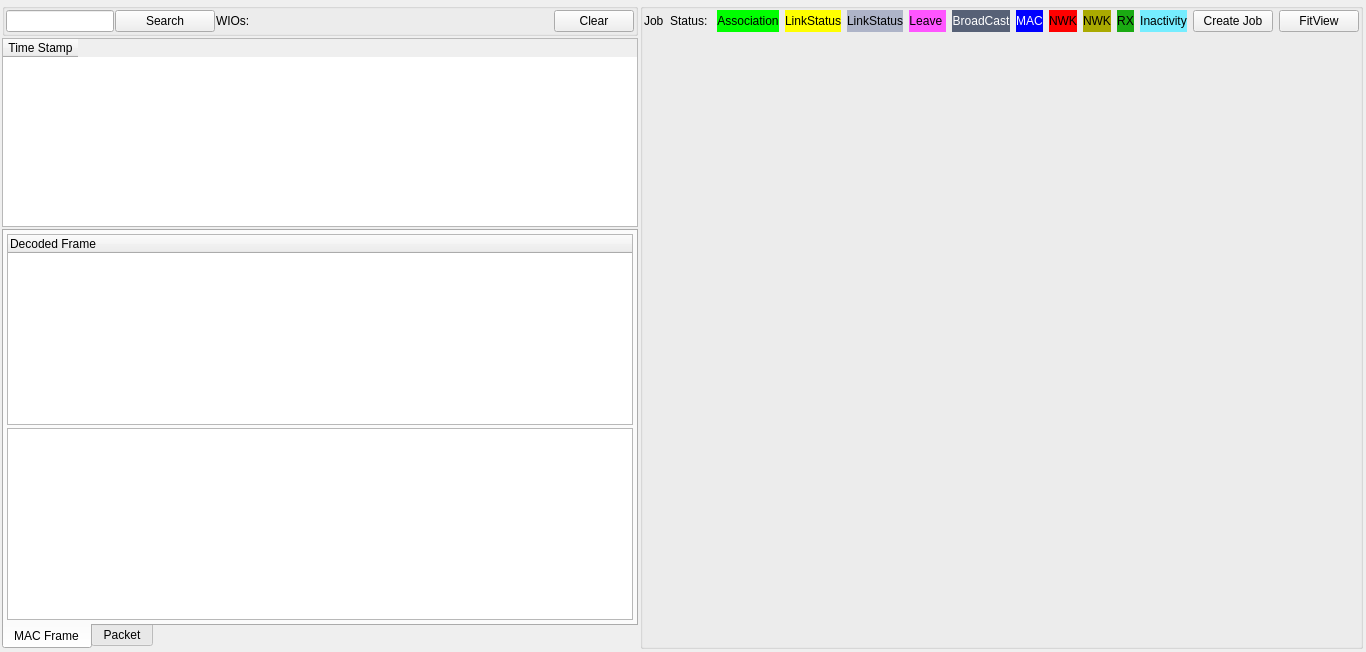
<?xml version="1.0" encoding="UTF-8"?>
<ui version="4.0">
 <class>FLWidgetZigbeeNetworkView</class>
 <widget class="QWidget" name="FLWidgetZigbeeNetworkView">
  <property name="geometry">
   <rect>
    <x>0</x>
    <y>0</y>
    <width>1366</width>
    <height>652</height>
   </rect>
  </property>
  <property name="windowTitle">
   <string>FLWidgetZigbeeNetworkView</string>
  </property>
  <layout class="QGridLayout" name="gridLayout_5">
   <property name="leftMargin">
    <number>2</number>
   </property>
   <property name="topMargin">
    <number>3</number>
   </property>
   <property name="rightMargin">
    <number>3</number>
   </property>
   <property name="bottomMargin">
    <number>3</number>
   </property>
   <property name="spacing">
    <number>2</number>
   </property>
   <item row="0" column="0">
    <widget class="QGroupBox" name="groupBox_2">
     <property name="title">
      <string/>
     </property>
     <layout class="QGridLayout" name="gridLayout_2">
      <property name="leftMargin">
       <number>1</number>
      </property>
      <property name="topMargin">
       <number>1</number>
      </property>
      <property name="rightMargin">
       <number>1</number>
      </property>
      <property name="bottomMargin">
       <number>1</number>
      </property>
      <property name="spacing">
       <number>1</number>
      </property>
      <item row="0" column="0">
       <widget class="QLineEdit" name="textSearch">
        <property name="sizePolicy">
         <sizepolicy hsizetype="Fixed" vsizetype="Fixed">
          <horstretch>0</horstretch>
          <verstretch>0</verstretch>
         </sizepolicy>
        </property>
       </widget>
      </item>
      <item row="0" column="1">
       <widget class="QPushButton" name="btnSearch">
        <property name="sizePolicy">
         <sizepolicy hsizetype="Preferred" vsizetype="Fixed">
          <horstretch>0</horstretch>
          <verstretch>0</verstretch>
         </sizepolicy>
        </property>
        <property name="maximumSize">
         <size>
          <width>100</width>
          <height>16777215</height>
         </size>
        </property>
        <property name="text">
         <string>Search</string>
        </property>
       </widget>
      </item>
      <item row="0" column="2">
       <widget class="QLabel" name="labelnWIO">
        <property name="text">
         <string>WIOs: </string>
        </property>
       </widget>
      </item>
      <item row="0" column="3">
       <widget class="QPushButton" name="pushButton_2">
        <property name="sizePolicy">
         <sizepolicy hsizetype="Fixed" vsizetype="Fixed">
          <horstretch>0</horstretch>
          <verstretch>0</verstretch>
         </sizepolicy>
        </property>
        <property name="text">
         <string>Clear</string>
        </property>
       </widget>
      </item>
     </layout>
    </widget>
   </item>
   <item row="0" column="1" rowspan="3">
    <widget class="QGroupBox" name="groupBox">
     <property name="title">
      <string/>
     </property>
     <layout class="QGridLayout" name="gridLayout_4">
      <property name="leftMargin">
       <number>1</number>
      </property>
      <property name="topMargin">
       <number>1</number>
      </property>
      <property name="rightMargin">
       <number>1</number>
      </property>
      <property name="bottomMargin">
       <number>1</number>
      </property>
      <property name="horizontalSpacing">
       <number>1</number>
      </property>
      <item row="0" column="0">
       <layout class="QGridLayout" name="gridLayout_3">
        <item row="1" column="15">
         <widget class="QPushButton" name="pushButton">
          <property name="text">
           <string>Create Job</string>
          </property>
         </widget>
        </item>
        <item row="1" column="11">
         <widget class="QLabel" name="labelNever">
          <property name="palette">
           <palette>
            <active>
             <colorrole role="Base">
              <brush brushstyle="SolidPattern">
               <color alpha="255">
                <red>255</red>
                <green>255</green>
                <blue>255</blue>
               </color>
              </brush>
             </colorrole>
             <colorrole role="Window">
              <brush brushstyle="SolidPattern">
               <color alpha="255">
                <red>117</red>
                <green>237</green>
                <blue>255</blue>
               </color>
              </brush>
             </colorrole>
            </active>
            <inactive>
             <colorrole role="Base">
              <brush brushstyle="SolidPattern">
               <color alpha="255">
                <red>255</red>
                <green>255</green>
                <blue>255</blue>
               </color>
              </brush>
             </colorrole>
             <colorrole role="Window">
              <brush brushstyle="SolidPattern">
               <color alpha="255">
                <red>117</red>
                <green>237</green>
                <blue>255</blue>
               </color>
              </brush>
             </colorrole>
            </inactive>
            <disabled>
             <colorrole role="Base">
              <brush brushstyle="SolidPattern">
               <color alpha="255">
                <red>117</red>
                <green>237</green>
                <blue>255</blue>
               </color>
              </brush>
             </colorrole>
             <colorrole role="Window">
              <brush brushstyle="SolidPattern">
               <color alpha="255">
                <red>117</red>
                <green>237</green>
                <blue>255</blue>
               </color>
              </brush>
             </colorrole>
            </disabled>
           </palette>
          </property>
          <property name="autoFillBackground">
           <bool>true</bool>
          </property>
          <property name="text">
           <string>Inactivity</string>
          </property>
          <property name="alignment">
           <set>Qt::AlignCenter</set>
          </property>
         </widget>
        </item>
        <item row="1" column="1">
         <widget class="QLabel" name="labelStatus">
          <property name="text">
           <string>Status: </string>
          </property>
         </widget>
        </item>
        <item row="1" column="16">
         <widget class="QPushButton" name="pushButton_3">
          <property name="text">
           <string>FitView</string>
          </property>
         </widget>
        </item>
        <item row="1" column="0">
         <widget class="QLabel" name="label_job">
          <property name="text">
           <string>Job</string>
          </property>
         </widget>
        </item>
        <item row="1" column="3">
         <widget class="QLabel" name="labelJoined_2">
          <property name="palette">
           <palette>
            <active>
             <colorrole role="Base">
              <brush brushstyle="SolidPattern">
               <color alpha="255">
                <red>255</red>
                <green>255</green>
                <blue>255</blue>
               </color>
              </brush>
             </colorrole>
             <colorrole role="Window">
              <brush brushstyle="SolidPattern">
               <color alpha="255">
                <red>255</red>
                <green>255</green>
                <blue>0</blue>
               </color>
              </brush>
             </colorrole>
            </active>
            <inactive>
             <colorrole role="Base">
              <brush brushstyle="SolidPattern">
               <color alpha="255">
                <red>255</red>
                <green>255</green>
                <blue>255</blue>
               </color>
              </brush>
             </colorrole>
             <colorrole role="Window">
              <brush brushstyle="SolidPattern">
               <color alpha="255">
                <red>255</red>
                <green>255</green>
                <blue>0</blue>
               </color>
              </brush>
             </colorrole>
            </inactive>
            <disabled>
             <colorrole role="Base">
              <brush brushstyle="SolidPattern">
               <color alpha="255">
                <red>255</red>
                <green>255</green>
                <blue>0</blue>
               </color>
              </brush>
             </colorrole>
             <colorrole role="Window">
              <brush brushstyle="SolidPattern">
               <color alpha="255">
                <red>255</red>
                <green>255</green>
                <blue>0</blue>
               </color>
              </brush>
             </colorrole>
            </disabled>
           </palette>
          </property>
          <property name="autoFillBackground">
           <bool>true</bool>
          </property>
          <property name="text">
           <string>LinkStatus</string>
          </property>
          <property name="alignment">
           <set>Qt::AlignCenter</set>
          </property>
         </widget>
        </item>
        <item row="1" column="2">
         <widget class="QLabel" name="labelJoined">
          <property name="palette">
           <palette>
            <active>
             <colorrole role="Base">
              <brush brushstyle="SolidPattern">
               <color alpha="255">
                <red>255</red>
                <green>255</green>
                <blue>255</blue>
               </color>
              </brush>
             </colorrole>
             <colorrole role="Window">
              <brush brushstyle="SolidPattern">
               <color alpha="255">
                <red>0</red>
                <green>255</green>
                <blue>0</blue>
               </color>
              </brush>
             </colorrole>
            </active>
            <inactive>
             <colorrole role="Base">
              <brush brushstyle="SolidPattern">
               <color alpha="255">
                <red>255</red>
                <green>255</green>
                <blue>255</blue>
               </color>
              </brush>
             </colorrole>
             <colorrole role="Window">
              <brush brushstyle="SolidPattern">
               <color alpha="255">
                <red>0</red>
                <green>255</green>
                <blue>0</blue>
               </color>
              </brush>
             </colorrole>
            </inactive>
            <disabled>
             <colorrole role="Base">
              <brush brushstyle="SolidPattern">
               <color alpha="255">
                <red>0</red>
                <green>255</green>
                <blue>0</blue>
               </color>
              </brush>
             </colorrole>
             <colorrole role="Window">
              <brush brushstyle="SolidPattern">
               <color alpha="255">
                <red>0</red>
                <green>255</green>
                <blue>0</blue>
               </color>
              </brush>
             </colorrole>
            </disabled>
           </palette>
          </property>
          <property name="autoFillBackground">
           <bool>true</bool>
          </property>
          <property name="text">
           <string>Association</string>
          </property>
          <property name="alignment">
           <set>Qt::AlignCenter</set>
          </property>
         </widget>
        </item>
        <item row="1" column="5">
         <widget class="QLabel" name="labelLeft">
          <property name="palette">
           <palette>
            <active>
             <colorrole role="Base">
              <brush brushstyle="SolidPattern">
               <color alpha="255">
                <red>255</red>
                <green>255</green>
                <blue>255</blue>
               </color>
              </brush>
             </colorrole>
             <colorrole role="Window">
              <brush brushstyle="SolidPattern">
               <color alpha="255">
                <red>255</red>
                <green>85</green>
                <blue>255</blue>
               </color>
              </brush>
             </colorrole>
            </active>
            <inactive>
             <colorrole role="Base">
              <brush brushstyle="SolidPattern">
               <color alpha="255">
                <red>255</red>
                <green>255</green>
                <blue>255</blue>
               </color>
              </brush>
             </colorrole>
             <colorrole role="Window">
              <brush brushstyle="SolidPattern">
               <color alpha="255">
                <red>255</red>
                <green>85</green>
                <blue>255</blue>
               </color>
              </brush>
             </colorrole>
            </inactive>
            <disabled>
             <colorrole role="Base">
              <brush brushstyle="SolidPattern">
               <color alpha="255">
                <red>255</red>
                <green>85</green>
                <blue>255</blue>
               </color>
              </brush>
             </colorrole>
             <colorrole role="Window">
              <brush brushstyle="SolidPattern">
               <color alpha="255">
                <red>255</red>
                <green>85</green>
                <blue>255</blue>
               </color>
              </brush>
             </colorrole>
            </disabled>
           </palette>
          </property>
          <property name="autoFillBackground">
           <bool>true</bool>
          </property>
          <property name="text">
           <string>Leave </string>
          </property>
          <property name="alignment">
           <set>Qt::AlignCenter</set>
          </property>
         </widget>
        </item>
        <item row="1" column="6">
         <widget class="QLabel" name="labelJoined_4">
          <property name="palette">
           <palette>
            <active>
             <colorrole role="WindowText">
              <brush brushstyle="SolidPattern">
               <color alpha="255">
                <red>255</red>
                <green>255</green>
                <blue>255</blue>
               </color>
              </brush>
             </colorrole>
             <colorrole role="Text">
              <brush brushstyle="SolidPattern">
               <color alpha="255">
                <red>255</red>
                <green>255</green>
                <blue>255</blue>
               </color>
              </brush>
             </colorrole>
             <colorrole role="Base">
              <brush brushstyle="SolidPattern">
               <color alpha="255">
                <red>255</red>
                <green>255</green>
                <blue>255</blue>
               </color>
              </brush>
             </colorrole>
             <colorrole role="Window">
              <brush brushstyle="SolidPattern">
               <color alpha="255">
                <red>87</red>
                <green>97</green>
                <blue>118</blue>
               </color>
              </brush>
             </colorrole>
            </active>
            <inactive>
             <colorrole role="WindowText">
              <brush brushstyle="SolidPattern">
               <color alpha="255">
                <red>255</red>
                <green>255</green>
                <blue>255</blue>
               </color>
              </brush>
             </colorrole>
             <colorrole role="Text">
              <brush brushstyle="SolidPattern">
               <color alpha="255">
                <red>255</red>
                <green>255</green>
                <blue>255</blue>
               </color>
              </brush>
             </colorrole>
             <colorrole role="Base">
              <brush brushstyle="SolidPattern">
               <color alpha="255">
                <red>255</red>
                <green>255</green>
                <blue>255</blue>
               </color>
              </brush>
             </colorrole>
             <colorrole role="Window">
              <brush brushstyle="SolidPattern">
               <color alpha="255">
                <red>87</red>
                <green>97</green>
                <blue>118</blue>
               </color>
              </brush>
             </colorrole>
            </inactive>
            <disabled>
             <colorrole role="WindowText">
              <brush brushstyle="SolidPattern">
               <color alpha="255">
                <red>120</red>
                <green>120</green>
                <blue>120</blue>
               </color>
              </brush>
             </colorrole>
             <colorrole role="Text">
              <brush brushstyle="SolidPattern">
               <color alpha="255">
                <red>120</red>
                <green>120</green>
                <blue>120</blue>
               </color>
              </brush>
             </colorrole>
             <colorrole role="Base">
              <brush brushstyle="SolidPattern">
               <color alpha="255">
                <red>87</red>
                <green>97</green>
                <blue>118</blue>
               </color>
              </brush>
             </colorrole>
             <colorrole role="Window">
              <brush brushstyle="SolidPattern">
               <color alpha="255">
                <red>87</red>
                <green>97</green>
                <blue>118</blue>
               </color>
              </brush>
             </colorrole>
            </disabled>
           </palette>
          </property>
          <property name="autoFillBackground">
           <bool>true</bool>
          </property>
          <property name="text">
           <string>BroadCast</string>
          </property>
          <property name="alignment">
           <set>Qt::AlignCenter</set>
          </property>
         </widget>
        </item>
        <item row="1" column="8">
         <widget class="QLabel" name="labelRecent">
          <property name="palette">
           <palette>
            <active>
             <colorrole role="Base">
              <brush brushstyle="SolidPattern">
               <color alpha="255">
                <red>255</red>
                <green>255</green>
                <blue>255</blue>
               </color>
              </brush>
             </colorrole>
             <colorrole role="Window">
              <brush brushstyle="SolidPattern">
               <color alpha="255">
                <red>255</red>
                <green>0</green>
                <blue>0</blue>
               </color>
              </brush>
             </colorrole>
            </active>
            <inactive>
             <colorrole role="Base">
              <brush brushstyle="SolidPattern">
               <color alpha="255">
                <red>255</red>
                <green>255</green>
                <blue>255</blue>
               </color>
              </brush>
             </colorrole>
             <colorrole role="Window">
              <brush brushstyle="SolidPattern">
               <color alpha="255">
                <red>255</red>
                <green>0</green>
                <blue>0</blue>
               </color>
              </brush>
             </colorrole>
            </inactive>
            <disabled>
             <colorrole role="Base">
              <brush brushstyle="SolidPattern">
               <color alpha="255">
                <red>255</red>
                <green>0</green>
                <blue>0</blue>
               </color>
              </brush>
             </colorrole>
             <colorrole role="Window">
              <brush brushstyle="SolidPattern">
               <color alpha="255">
                <red>255</red>
                <green>0</green>
                <blue>0</blue>
               </color>
              </brush>
             </colorrole>
            </disabled>
           </palette>
          </property>
          <property name="autoFillBackground">
           <bool>true</bool>
          </property>
          <property name="text">
           <string>NWK</string>
          </property>
          <property name="alignment">
           <set>Qt::AlignCenter</set>
          </property>
         </widget>
        </item>
        <item row="1" column="9">
         <widget class="QLabel" name="labelRecent_2">
          <property name="palette">
           <palette>
            <active>
             <colorrole role="Base">
              <brush brushstyle="SolidPattern">
               <color alpha="255">
                <red>255</red>
                <green>255</green>
                <blue>255</blue>
               </color>
              </brush>
             </colorrole>
             <colorrole role="Window">
              <brush brushstyle="SolidPattern">
               <color alpha="255">
                <red>170</red>
                <green>170</green>
                <blue>0</blue>
               </color>
              </brush>
             </colorrole>
            </active>
            <inactive>
             <colorrole role="Base">
              <brush brushstyle="SolidPattern">
               <color alpha="255">
                <red>255</red>
                <green>255</green>
                <blue>255</blue>
               </color>
              </brush>
             </colorrole>
             <colorrole role="Window">
              <brush brushstyle="SolidPattern">
               <color alpha="255">
                <red>170</red>
                <green>170</green>
                <blue>0</blue>
               </color>
              </brush>
             </colorrole>
            </inactive>
            <disabled>
             <colorrole role="Base">
              <brush brushstyle="SolidPattern">
               <color alpha="255">
                <red>170</red>
                <green>170</green>
                <blue>0</blue>
               </color>
              </brush>
             </colorrole>
             <colorrole role="Window">
              <brush brushstyle="SolidPattern">
               <color alpha="255">
                <red>170</red>
                <green>170</green>
                <blue>0</blue>
               </color>
              </brush>
             </colorrole>
            </disabled>
           </palette>
          </property>
          <property name="autoFillBackground">
           <bool>true</bool>
          </property>
          <property name="text">
           <string>NWK</string>
          </property>
          <property name="alignment">
           <set>Qt::AlignCenter</set>
          </property>
         </widget>
        </item>
        <item row="1" column="4">
         <widget class="QLabel" name="labelJoined_3">
          <property name="palette">
           <palette>
            <active>
             <colorrole role="Base">
              <brush brushstyle="SolidPattern">
               <color alpha="255">
                <red>255</red>
                <green>255</green>
                <blue>255</blue>
               </color>
              </brush>
             </colorrole>
             <colorrole role="Window">
              <brush brushstyle="SolidPattern">
               <color alpha="255">
                <red>174</red>
                <green>180</green>
                <blue>200</blue>
               </color>
              </brush>
             </colorrole>
            </active>
            <inactive>
             <colorrole role="Base">
              <brush brushstyle="SolidPattern">
               <color alpha="255">
                <red>255</red>
                <green>255</green>
                <blue>255</blue>
               </color>
              </brush>
             </colorrole>
             <colorrole role="Window">
              <brush brushstyle="SolidPattern">
               <color alpha="255">
                <red>174</red>
                <green>180</green>
                <blue>200</blue>
               </color>
              </brush>
             </colorrole>
            </inactive>
            <disabled>
             <colorrole role="Base">
              <brush brushstyle="SolidPattern">
               <color alpha="255">
                <red>174</red>
                <green>180</green>
                <blue>200</blue>
               </color>
              </brush>
             </colorrole>
             <colorrole role="Window">
              <brush brushstyle="SolidPattern">
               <color alpha="255">
                <red>174</red>
                <green>180</green>
                <blue>200</blue>
               </color>
              </brush>
             </colorrole>
            </disabled>
           </palette>
          </property>
          <property name="autoFillBackground">
           <bool>true</bool>
          </property>
          <property name="text">
           <string>LinkStatus</string>
          </property>
          <property name="alignment">
           <set>Qt::AlignCenter</set>
          </property>
         </widget>
        </item>
        <item row="1" column="7">
         <widget class="QLabel" name="labelJoined_5">
          <property name="palette">
           <palette>
            <active>
             <colorrole role="WindowText">
              <brush brushstyle="SolidPattern">
               <color alpha="255">
                <red>255</red>
                <green>255</green>
                <blue>255</blue>
               </color>
              </brush>
             </colorrole>
             <colorrole role="Text">
              <brush brushstyle="SolidPattern">
               <color alpha="255">
                <red>255</red>
                <green>255</green>
                <blue>255</blue>
               </color>
              </brush>
             </colorrole>
             <colorrole role="Base">
              <brush brushstyle="SolidPattern">
               <color alpha="255">
                <red>255</red>
                <green>255</green>
                <blue>255</blue>
               </color>
              </brush>
             </colorrole>
             <colorrole role="Window">
              <brush brushstyle="SolidPattern">
               <color alpha="255">
                <red>0</red>
                <green>0</green>
                <blue>255</blue>
               </color>
              </brush>
             </colorrole>
            </active>
            <inactive>
             <colorrole role="WindowText">
              <brush brushstyle="SolidPattern">
               <color alpha="255">
                <red>255</red>
                <green>255</green>
                <blue>255</blue>
               </color>
              </brush>
             </colorrole>
             <colorrole role="Text">
              <brush brushstyle="SolidPattern">
               <color alpha="255">
                <red>255</red>
                <green>255</green>
                <blue>255</blue>
               </color>
              </brush>
             </colorrole>
             <colorrole role="Base">
              <brush brushstyle="SolidPattern">
               <color alpha="255">
                <red>255</red>
                <green>255</green>
                <blue>255</blue>
               </color>
              </brush>
             </colorrole>
             <colorrole role="Window">
              <brush brushstyle="SolidPattern">
               <color alpha="255">
                <red>0</red>
                <green>0</green>
                <blue>255</blue>
               </color>
              </brush>
             </colorrole>
            </inactive>
            <disabled>
             <colorrole role="WindowText">
              <brush brushstyle="SolidPattern">
               <color alpha="255">
                <red>120</red>
                <green>120</green>
                <blue>120</blue>
               </color>
              </brush>
             </colorrole>
             <colorrole role="Text">
              <brush brushstyle="SolidPattern">
               <color alpha="255">
                <red>120</red>
                <green>120</green>
                <blue>120</blue>
               </color>
              </brush>
             </colorrole>
             <colorrole role="Base">
              <brush brushstyle="SolidPattern">
               <color alpha="255">
                <red>0</red>
                <green>0</green>
                <blue>255</blue>
               </color>
              </brush>
             </colorrole>
             <colorrole role="Window">
              <brush brushstyle="SolidPattern">
               <color alpha="255">
                <red>0</red>
                <green>0</green>
                <blue>255</blue>
               </color>
              </brush>
             </colorrole>
            </disabled>
           </palette>
          </property>
          <property name="autoFillBackground">
           <bool>true</bool>
          </property>
          <property name="text">
           <string>MAC</string>
          </property>
          <property name="alignment">
           <set>Qt::AlignCenter</set>
          </property>
         </widget>
        </item>
        <item row="1" column="10">
         <widget class="QLabel" name="labelRecent_3">
          <property name="palette">
           <palette>
            <active>
             <colorrole role="Base">
              <brush brushstyle="SolidPattern">
               <color alpha="255">
                <red>255</red>
                <green>255</green>
                <blue>255</blue>
               </color>
              </brush>
             </colorrole>
             <colorrole role="Window">
              <brush brushstyle="SolidPattern">
               <color alpha="255">
                <red>26</red>
                <green>170</green>
                <blue>18</blue>
               </color>
              </brush>
             </colorrole>
            </active>
            <inactive>
             <colorrole role="Base">
              <brush brushstyle="SolidPattern">
               <color alpha="255">
                <red>255</red>
                <green>255</green>
                <blue>255</blue>
               </color>
              </brush>
             </colorrole>
             <colorrole role="Window">
              <brush brushstyle="SolidPattern">
               <color alpha="255">
                <red>26</red>
                <green>170</green>
                <blue>18</blue>
               </color>
              </brush>
             </colorrole>
            </inactive>
            <disabled>
             <colorrole role="Base">
              <brush brushstyle="SolidPattern">
               <color alpha="255">
                <red>26</red>
                <green>170</green>
                <blue>18</blue>
               </color>
              </brush>
             </colorrole>
             <colorrole role="Window">
              <brush brushstyle="SolidPattern">
               <color alpha="255">
                <red>26</red>
                <green>170</green>
                <blue>18</blue>
               </color>
              </brush>
             </colorrole>
            </disabled>
           </palette>
          </property>
          <property name="autoFillBackground">
           <bool>true</bool>
          </property>
          <property name="text">
           <string>RX</string>
          </property>
          <property name="alignment">
           <set>Qt::AlignCenter</set>
          </property>
         </widget>
        </item>
       </layout>
      </item>
      <item row="1" column="0">
       <widget class="FLFloorView" name="widget" native="true">
        <property name="sizePolicy">
         <sizepolicy hsizetype="Preferred" vsizetype="Preferred">
          <horstretch>2</horstretch>
          <verstretch>2</verstretch>
         </sizepolicy>
        </property>
       </widget>
      </item>
     </layout>
    </widget>
   </item>
   <item row="1" column="0">
    <widget class="QTableWidget" name="tableWidget">
     <property name="sizePolicy">
      <sizepolicy hsizetype="Expanding" vsizetype="Expanding">
       <horstretch>0</horstretch>
       <verstretch>0</verstretch>
      </sizepolicy>
     </property>
     <property name="minimumSize">
      <size>
       <width>600</width>
       <height>0</height>
      </size>
     </property>
     <property name="lineWidth">
      <number>2</number>
     </property>
     <property name="alternatingRowColors">
      <bool>true</bool>
     </property>
     <property name="showGrid">
      <bool>false</bool>
     </property>
     <property name="columnCount">
      <number>1</number>
     </property>
     <attribute name="horizontalHeaderDefaultSectionSize">
      <number>75</number>
     </attribute>
     <attribute name="verticalHeaderVisible">
      <bool>false</bool>
     </attribute>
     <attribute name="verticalHeaderDefaultSectionSize">
      <number>20</number>
     </attribute>
     <column>
      <property name="text">
       <string>Time Stamp</string>
      </property>
     </column>
    </widget>
   </item>
   <item row="2" column="0">
    <widget class="QTabWidget" name="tabWidget">
     <property name="layoutDirection">
      <enum>Qt::LeftToRight</enum>
     </property>
     <property name="tabPosition">
      <enum>QTabWidget::South</enum>
     </property>
     <property name="currentIndex">
      <number>0</number>
     </property>
     <widget class="QWidget" name="tab">
      <attribute name="title">
       <string>MAC Frame</string>
      </attribute>
      <layout class="QGridLayout" name="gridLayout">
       <property name="leftMargin">
        <number>3</number>
       </property>
       <property name="topMargin">
        <number>3</number>
       </property>
       <property name="rightMargin">
        <number>3</number>
       </property>
       <property name="bottomMargin">
        <number>3</number>
       </property>
       <property name="spacing">
        <number>3</number>
       </property>
       <item row="0" column="0">
        <widget class="QTreeWidget" name="frameDecodeView">
         <property name="sizePolicy">
          <sizepolicy hsizetype="Expanding" vsizetype="Expanding">
           <horstretch>0</horstretch>
           <verstretch>0</verstretch>
          </sizepolicy>
         </property>
         <property name="lineWidth">
          <number>2</number>
         </property>
         <property name="alternatingRowColors">
          <bool>true</bool>
         </property>
         <property name="columnCount">
          <number>1</number>
         </property>
         <property name="showGrid" stdset="0">
          <bool>false</bool>
         </property>
         <column>
          <property name="text">
           <string>Decoded Frame</string>
          </property>
         </column>
        </widget>
       </item>
       <item row="1" column="0">
        <widget class="QPlainTextEdit" name="dataText"/>
       </item>
      </layout>
     </widget>
     <widget class="QWidget" name="tab_3">
      <attribute name="title">
       <string>Packet</string>
      </attribute>
     </widget>
    </widget>
   </item>
  </layout>
 </widget>
 <layoutdefault spacing="6" margin="11"/>
 <customwidgets>
  <customwidget>
   <class>FLFloorView</class>
   <extends>QWidget</extends>
   <header>flfloorview.h</header>
   <container>1</container>
  </customwidget>
 </customwidgets>
 <resources/>
 <connections/>
</ui>
